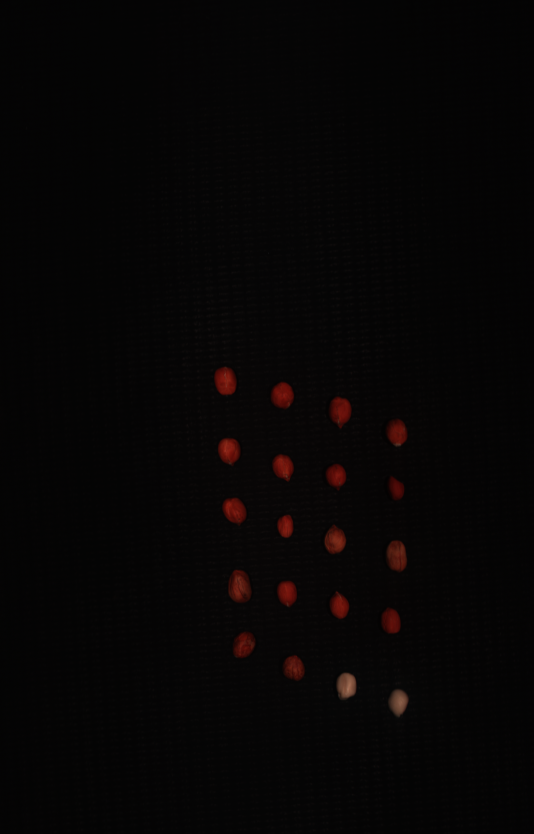
#> input picture images/Fixed.png, 1600 x 2500 px (shown at 1/3 size)
$ jupyter execute --allow-errors Demo.ipynb   (older library calls are emulated)
#> lines starting #> are read from the running program, lines starting #| are printed output that depends on the picture; after the words box and inside, x2 and y2 are one past the last pixel; in counts of white or black regions, pixels touching at a corner belong together
### Methods.py
import numpy as np
from skimage.morphology import (erosion, dilation, closing, opening,
                                area_closing, area_opening)
from skimage.measure import label, regionprops, regionprops_table
import cv2

square = np.ones((3,3))

def segment(image):
    img = cv2.cvtColor(np.array(image), cv2.COLOR_BGR2GRAY)
    thresh = cv2.adaptiveThreshold(img, 255, cv2.ADAPTIVE_THRESH_MEAN_C,
                                              cv2.THRESH_BINARY  , 2001, -4)
    output = cv2.connectedComponentsWithStats(thresh.astype(np.uint8), 8, cv2.CV_32S)
    (numLabels, labels, stats, centroids) = output
    mask=np.zeros((labels.shape[0],labels.shape[1]))
    th=300
    for i in range(numLabels):
        if (i==0):
            continue
        if (stats[i,4]>th and stats[i,4]<100000 ):
            mask[labels==i]=1
    return mask

# [6 lines left out: function MO, not called in this run]

def CCA(LabeledImgAfterMO):
    label_im = label(LabeledImgAfterMO)
    return label_im

def createKeyPoints(CCAimg):
    num_of_components=np.unique(CCAimg)
    keypoints=np.zeros((len(num_of_components)-1,2))
    for i in range(len(num_of_components)-1):
        r,c=np.where(CCAimg==num_of_components[i+1])
        # keypoints[i,:]=np.array([c[0],r[0]])
        keypoints[i,:]=np.array([int(np.mean(c)),int(np.mean(r))])
    return keypoints

def Homography(k1,k2,RANSAC_Thresh=5):
    h, mask = cv2.findHomography(k2, k1, cv2.RANSAC,RANSAC_Thresh)
    return h

def warp(fixed,moving,Homography):
    return cv2.warpPerspective(moving, Homography, (fixed.shape[1],fixed.shape[0]))

# [21 lines left out: functions mutual_information, multi_dil, multi_ero, not called in this run]

### Demo.ipynb
# Import Libraries/Packages

[cell 1]
import spectral.io.envi as envi
import glob
import os
import numpy as np
import matplotlib.pyplot as plt
from sklearn import preprocessing
from PIL import Image
from Methods import segment,createKeyPoints,Homography,warp
import cv2
import matplotlib.pyplot as plt
import numpy as np
from spectral import imshow, view_cube
import spectral.io.envi as envi
import os
from sklearn.cluster import KMeans
import ants
import time

# Load the 2 images (fixed image and moving image) and their corresponding masks

[cell 2]
fixed_RGB=cv2.imread('./images/Fixed.png')
#> fixed_RGB is the input picture: shape (2500, 1600, 3); mean B, G, R 4.9, 5, 6.9
moving_RGB=cv2.imread('./images/Moving.png')
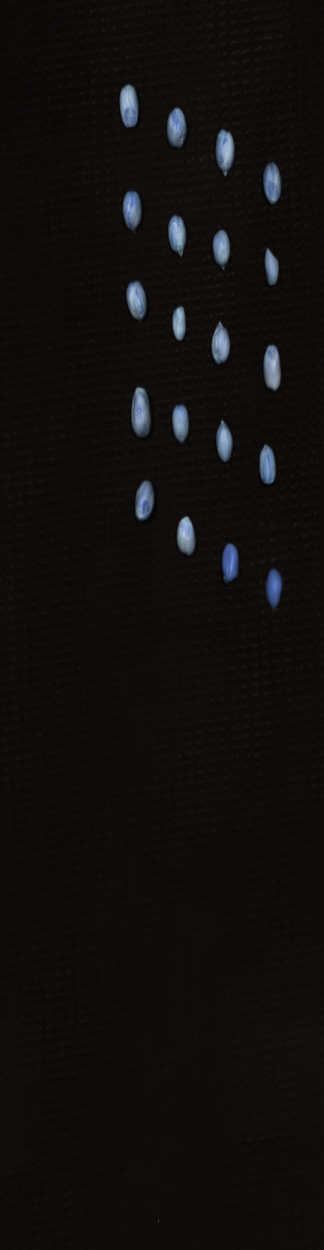
#> input picture images/Moving.png, 648 x 2500 px (shown at 1/2 size)
#> moving_RGB is the input picture: shape (2500, 648, 3); mean B, G, R 13.6, 14.5, 16.7
fixed_RGB = cv2.cvtColor(fixed_RGB, cv2.COLOR_BGR2RGB)
moving_RGB = cv2.cvtColor(moving_RGB, cv2.COLOR_BGR2RGB)
fig= plt.figure(figsize=(10,10))
# plt.subplot(1,2,figsize=(20,10))
fig.add_subplot(1,2,1)
plt.imshow(fixed_RGB)
plt.title('fixed_image')
fig.add_subplot(1,2,2)
plt.imshow(moving_RGB)
plt.title('moving_image')

# Segment the fixed and moving images
In this problem I am aligning the masks instead of using the RGB images. The variables "mask_f" is the fixed image mask and "mask_m" is the moving image mask. You can think of aligning the masks together as the skeleton model to align the images together later on

[cell 3]
mask_f=segment(fixed_RGB)
#> in segment, `thresh = cv2.adaptiveThreshold(img, 255, cv2.ADAPTIVE_THRESH_MEAN_C, c..`:
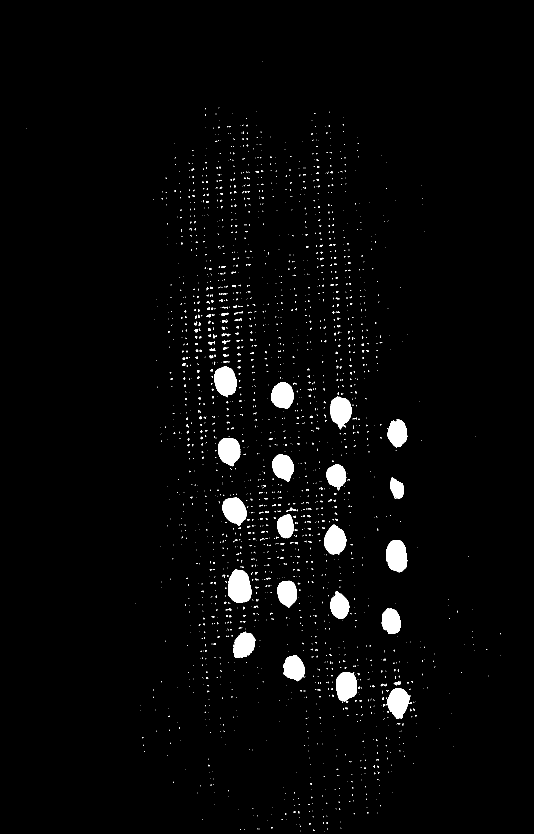
#> thresh: shape (2500, 1600) (shown at 1/3 size); 2.4% white; 2609 white regions (2407 under 20 px), largest, box (x1, y1, x2, y2) and area: (685, 1709, 755, 1809) 5542, (1158, 1620, 1222, 1717) 4781, (643, 1098, 710, 1192) 4639
#> in segment, `(numLabels, labels, stats, centroids) = output`:
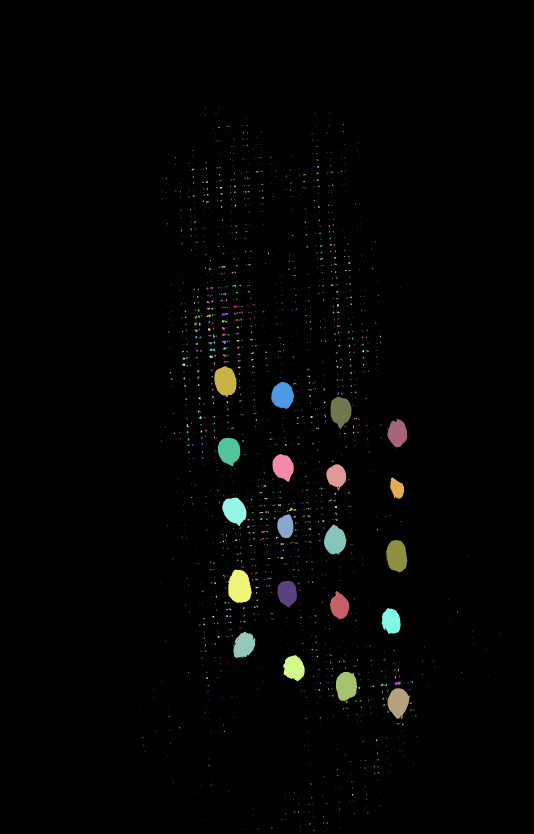
#> labels: shape (2500, 1600) int32 (shown at 1/3 size); 2610 distinct labels, from 0 to 2609; one colour per label, 0 black
#> in segment, `(numLabels, labels, stats, centroids) = output`: numLabels = 2610; stats = 2610 rows, first 6: [0, 0, 1600, 2500, 3905198], [788, 184, 1, 1, 1], [656, 322, 2, 3, 3], [615, 325, 2, 3, 4], [768, 334, 1, 1, 1], [987, 335, 1, 3, 3]; centroids = 2610 pairs, first value 80 to 1502, second value 184 to 2493
#> after the loop in segment, `for i in range(numLabels):`:
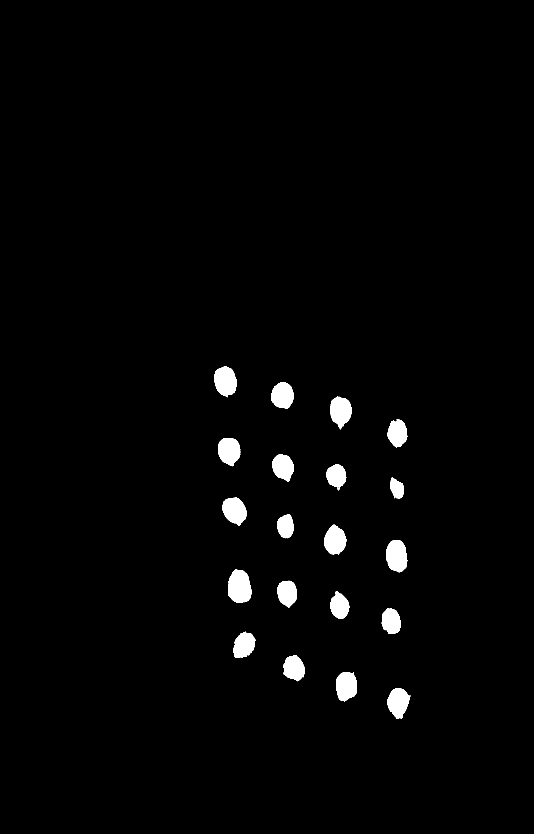
#> mask: shape (2500, 1600) float64 (shown at 1/3 size); values 0 (black) and 1 (white), 1.9% white; 20 white regions, largest, box (x1, y1, x2, y2) and area: (685, 1709, 755, 1809) 5542, (1158, 1620, 1222, 1717) 4781, (643, 1098, 710, 1192) 4639
mask_m=segment(moving_RGB)
#> in segment (call 2), `thresh = cv2.adaptiveThreshold(img, 255, cv2.ADAPTIVE_THRESH_MEAN_C, c..`:
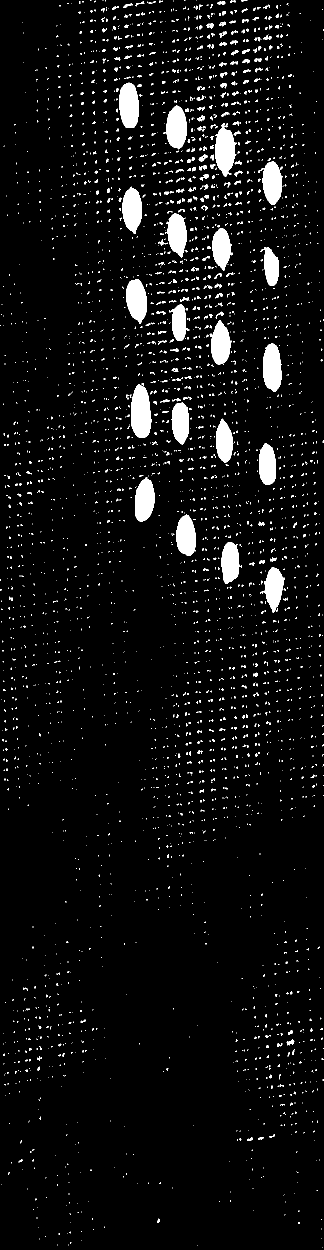
#> thresh: shape (2500, 648) (shown at 1/2 size); 5.1% white; 3980 white regions (3602 under 20 px), largest, box (x1, y1, x2, y2) and area: (262, 768, 303, 876) 3443, (430, 246, 473, 354) 2979, (238, 165, 278, 256) 2906
#> in segment (call 2), `(numLabels, labels, stats, centroids) = output`:
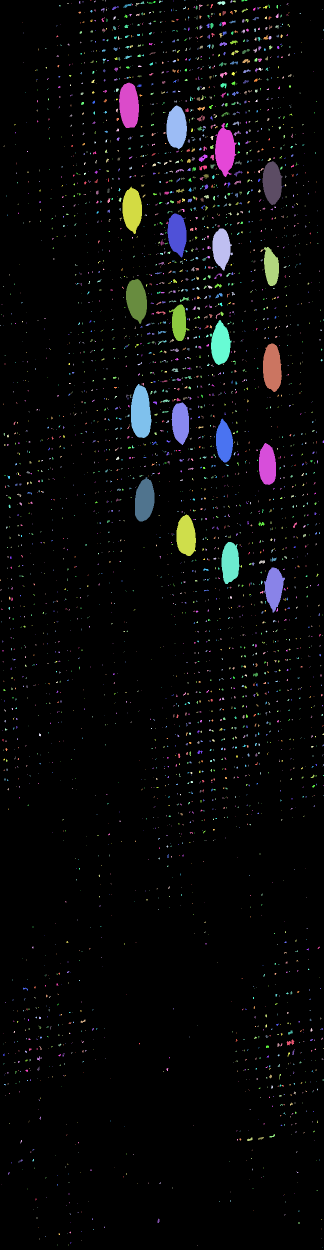
#> labels: shape (2500, 648) int32 (shown at 1/2 size); 3981 distinct labels, from 0 to 3980; one colour per label, 0 black
#> in segment (call 2), `(numLabels, labels, stats, centroids) = output`: numLabels = 3981; centroids = 3981 pairs, first value 0.5 to 646.5, second value 0 to 2495
#> after the loop in segment (call 2), `for i in range(numLabels):`:
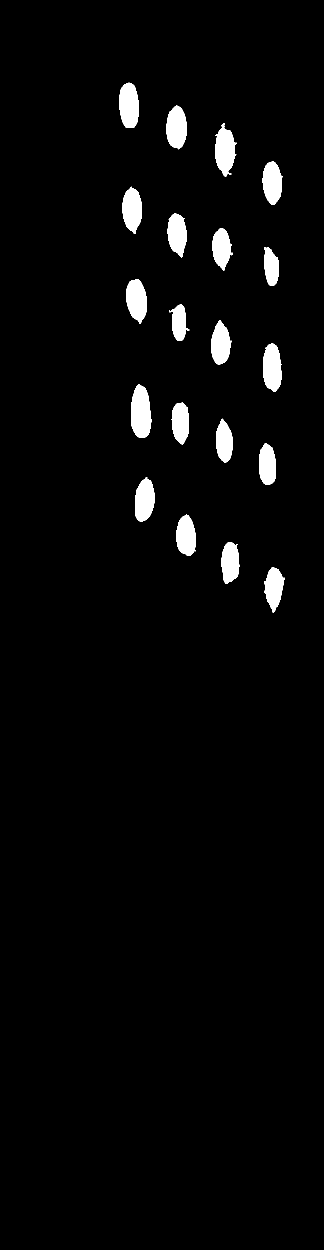
#> mask: shape (2500, 648) float64 (shown at 1/2 size); values 0 (black) and 1 (white), 3.1% white; 20 white regions, largest, box (x1, y1, x2, y2) and area: (262, 768, 303, 876) 3443, (430, 246, 473, 354) 2979, (238, 165, 278, 256) 2906
fig= plt.figure(figsize=(10,10))
# plt.subplot(1,2,figsize=(20,10))
fig.add_subplot(1,2,1)
plt.imshow(mask_f)
plt.title('fixed_image_mask')
fig.add_subplot(1,2,2)
plt.imshow(mask_m)
plt.title('moving_image_mask')

# Acquire the keypoints from both images for the image alignment process
I will be using RANdom SAmple Consensus (RANSAC) algorithm to align the images. In my case, I am using the center pixel coordinate of each peanut as my keypoints. First I apply connected component analysis (CCA) on both masks to separate the peanuts. Then, I get the center pixel of each peanut by averaging x-axis and y-axis coordinates of each component/peanut in the mask. Note that the number of keypoints from both images must be the same. In addition to that, each keypoint from the fixed image MUST correspond to the same physical location of the keypoint in the moving image. In this case, each peanut from the fixed image must correspond to the same peanut in the moving image.

[cell 4]
output_f = cv2.connectedComponentsWithStats(mask_f.astype(np.uint8), 8, cv2.CV_32S)
(numLabels_f, labels_f, stats_f, centroids_f) = output_f
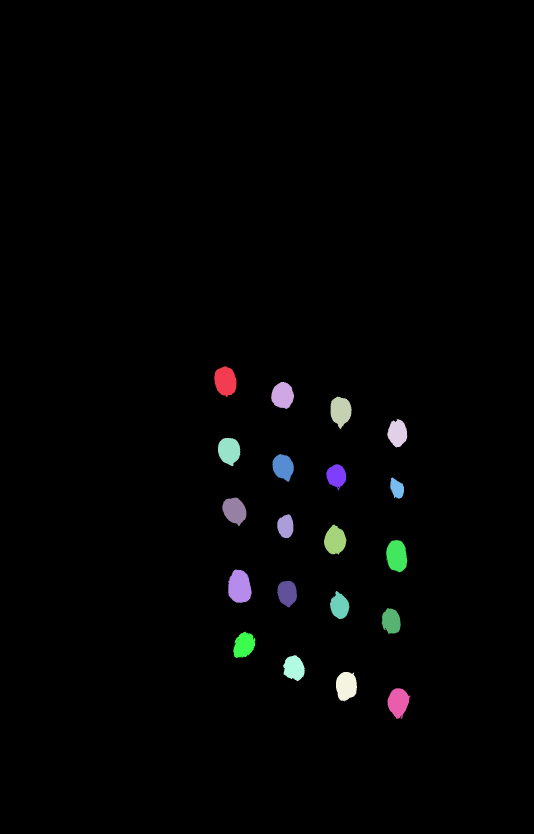
#> labels_f: shape (2500, 1600) int32 (shown at 1/3 size); 21 distinct labels, from 0 to 20; one colour per label, 0 black
#> numLabels_f = 21; stats_f = 21 rows, first 6: [0, 0, 1600, 2500, 3922035], [643, 1098, 67, 94, 4639], [813, 1146, 69, 81, 4150], [991, 1190, 64, 99, 4380], [1162, 1257, 60, 85, 3657], [654, 1314, 67, 85, 4298]; centroids_f = 21 rows, first 8: [796.9, 1242.3], [676, 1143.3], [847.6, 1186.1], [1021.7, 1232.9], [1192.2, 1299.2], [687, 1352.1], [849.2, 1400.7], [1009.1, 1427.5]
print('The number of components, which is the number of keypoints as well, in the fixed image =',numLabels_f-1)
#| The number of components, which is the number of keypoints as well, in the fixed image = 20

output_m = cv2.connectedComponentsWithStats(mask_m.astype(np.uint8), 8, cv2.CV_32S)
(numLabels_m, labels_m, stats_m, centroids_m) = output_m
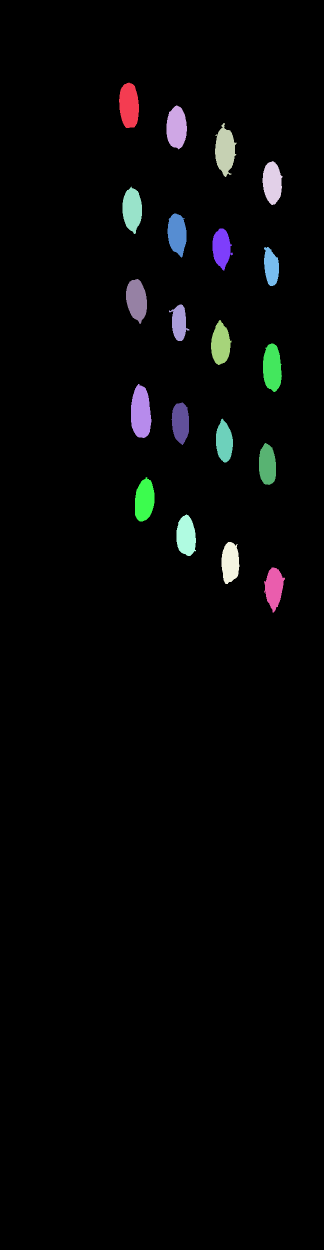
#> labels_m: shape (2500, 648) int32 (shown at 1/2 size); 21 distinct labels, from 0 to 20; one colour per label, 0 black
#> numLabels_m = 21; stats_m = 21 rows, first 6: [0, 0, 648, 2500, 1569666], [238, 165, 40, 91, 2906], [333, 211, 41, 88, 2756], [430, 246, 43, 108, 2979], [525, 322, 40, 88, 2572], [245, 373, 39, 95, 2689]; centroids_m = 21 rows, first 8: [321.1, 1268.1], [257.8, 210.7], [352.9, 254.8], [449.7, 300.6], [544.2, 365], [264.1, 418.7], [354, 467.5], [442.9, 495.8]
print('The number of components, which is the number of keypoints as well, in the moving image =',numLabels_f-1)
#| The number of components, which is the number of keypoints as well, in the moving image = 20

f_keypoints=createKeyPoints(labels_f)
#> in createKeyPoints, `num_of_components=np.unique(CCAimg)`: num_of_components = 21 values from 0 to 20
#> in createKeyPoints, `keypoints=np.zeros((len(num_of_components)-1,2))`: keypoints = 20 rows, first 8: [0, 0], [0, 0], [0, 0], [0, 0], [0, 0], [0, 0], [0, 0], [0, 0]
#> the loop in createKeyPoints, `for i in range(len(num_of_components)-1):` made 20 passes
#> after the loop in createKeyPoints, `for i in range(len(num_of_components)-1):`: keypoints = 20 rows, first 8: [676, 1143], [847, 1186], [1021, 1232], [1192, 1299], [687, 1352], [849, 1400], [1009, 1427], [1190, 1465]
#> f_keypoints has the same summary as keypoints in createKeyPoints
m_keypoints=createKeyPoints(labels_m)
#> in createKeyPoints (call 2), `keypoints=np.zeros((len(num_of_components)-1,2))`: keypoints = 20 rows, first 8: [0, 0], [0, 0], [0, 0], [0, 0], [0, 0], [0, 0], [0, 0], [0, 0]
#> the loop in createKeyPoints (call 2), `for i in range(len(num_of_components)-1):` made 20 passes
#> after the loop in createKeyPoints (call 2), `for i in range(len(num_of_components)-1):`: keypoints = 20 rows, first 8: [257, 210], [352, 254], [449, 300], [544, 365], [264, 418], [353, 467], [442, 495], [542, 533]
#> m_keypoints has the same summary as keypoints in createKeyPoints
print(f_keypoints)
#> (printed output is left out)
print(m_keypoints)
#> (printed output is left out)

# Acquiring the Homography matrix
The homography matrix is a 3x3 matrix that applies rotation, translation, scaling, and projection in order to align the images. The homography method takes in acquired keypoints as inputs. Order of keypoints corresponding to the same physical location matters.

[cell 5]
H=Homography(f_keypoints,m_keypoints)
#> in Homography, `h, mask = cv2.findHomography(k2, k1, cv2.RANSAC,RANSAC_Thresh)`: h = [[1.82, 0.00312, 209.9], [0.00946, 1.02, 929.9], [9.49e-06, 5.85e-06, 1]]; mask = 20 values from 1 to 1
#> H has the same summary as h in Homography
H
#> Out has the same summary as h in Homography

# Alignment result of the Homography
Below is showing the alignment result of aligning the moving image on to the fixed image. The alignment process is called "warping." Even though the "fixed_mask" looks exactly like the "alignment_result," if you subtract them from each other, you will see that there is a minor difference.

[cell 6]
Alignmentresults=warp(mask_f,mask_m,H)
fig= plt.figure(figsize=(20,10))
fig.add_subplot(1,4,1)
plt.imshow(mask_f)
plt.title('fixed_mask')
fig.add_subplot(1,4,2)
plt.imshow(mask_m)
plt.title('moving_mask')
fig.add_subplot(1,4,3)
plt.imshow(Alignmentresults)
plt.title('alignment_result')
fig.add_subplot(1,4,4)
plt.imshow(abs(mask_f-Alignmentresults))
plt.title('fixed_mask - alignment_result')
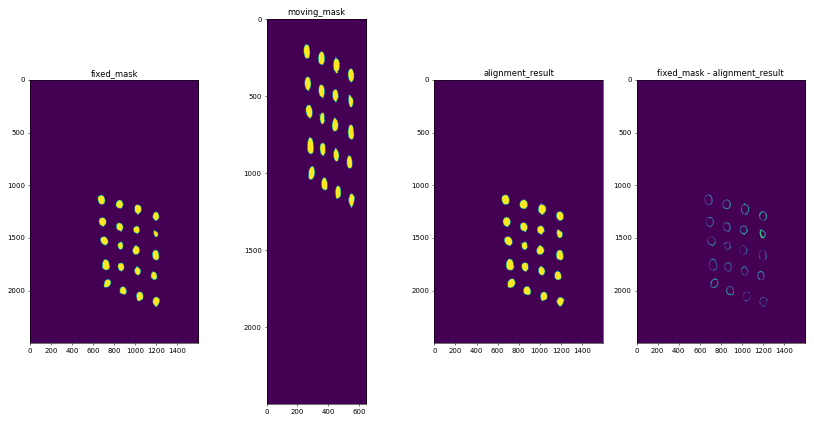
#> figure drawn by matplotlib, 4 panels
